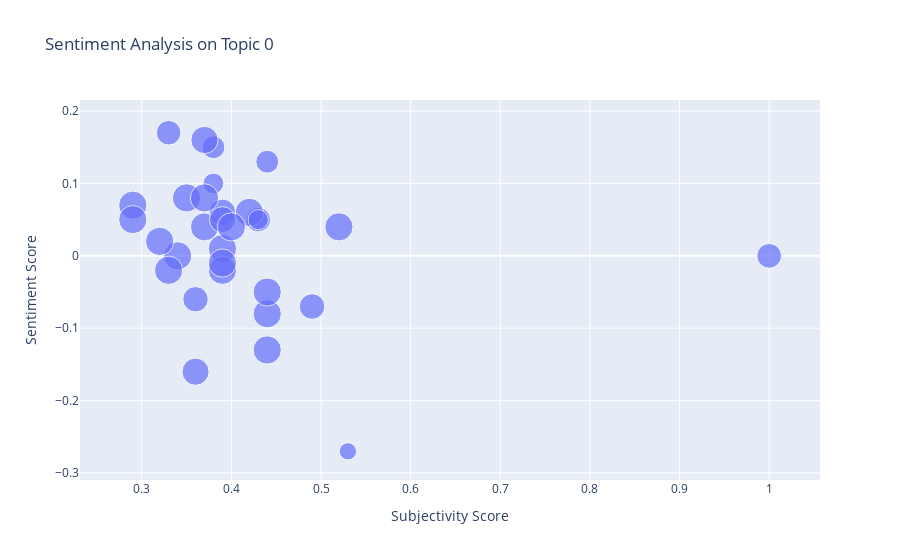
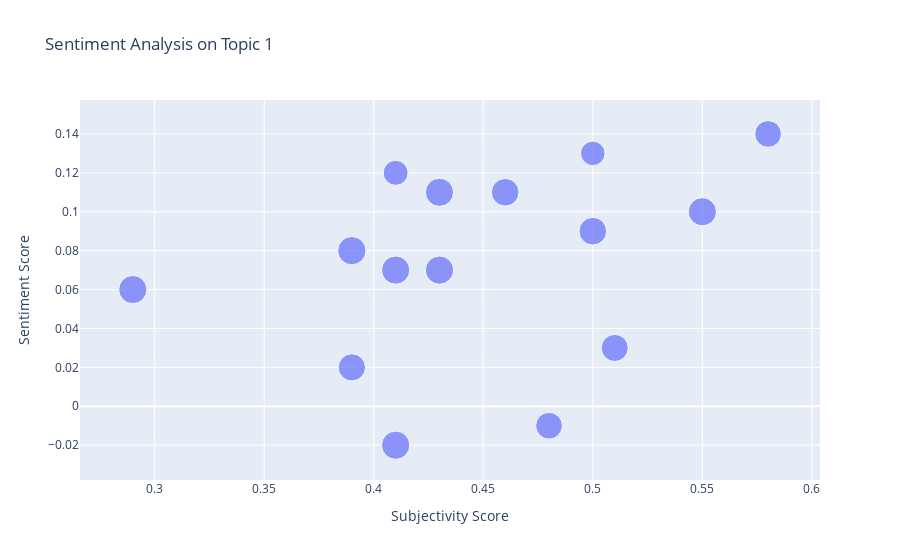

Notebook cell for these charts, in order:
### Markdown cell above
Will iterate through our list_of_topics_to_visualize and will make a graph for each topic number in that list.

### Code cell
# Using our list_of_topics_to_visualize list in the customizable settings, 
# produce a graph for each topic
for topic_id in list_of_topics_to_visualize:
    if topic_id <= len(lda_model.print_topics()):
        visualize_single_topic_subjectivity_vs_sentiment(df, topic_id)
        visualize_topic_word_cloud(lda_model, topic_id)
    else:
        print("Error, topic_id not availible")

### Figure 1 — Plotly figure (JSON) as saved in the notebook; plotly's stock layout.template omitted (floating-point values rounded to 4 significant figures)
{"data": [{"hovertemplate": "<b>%{hovertext}</b><br><br>Subjectivity Score=%{x}<br>Sentiment Score=%{y}<br>Main Topic Score=%{marker.size}<extra></extra>", "hovertext": ["bismarcktribune.com", "ugnews24.info", "www.latimes.com", "lakegenevanews.net", "www.diariodenavarra.es", "l.smartnews.com", "www.nbcnews.com", "www.cnn.com", "twitchy.com", "news.yahoo.com", "altanto.com.do", "rollingstone.com", "www.dailymail.co.uk", "www.msnbc.com", "l.smartnews.com", "people.com", "www.thenewcivilrightsmovement.com", "meaww.com", "www.whas11.com", "ift.tt", "ca.news.yahoo.com", "www.theepochtimes.com", "nbcnews.to", "www.courttv.com", "www.newsmax.com", "www.kosu.org", "flip.it", "www.independent.co.uk", "www.theepochtimes.com", "buff.ly", "www.newsnationnow.com"], "legendgroup": "", "marker": {"color": "#636efa", "size": [0.99, 0.8786, 0.7541, 0.9948, 0.754, 0.5373, 0.8067, 0.9945, 0.6538, 0.9221, 0.7637, 0.9974, 0.9988, 0.8179, 0.9972, 0.9946, 0.9959, 0.932, 0.654, 0.9931, 0.9957, 0.997, 0.9963, 0.9951, 0.3742, 0.9958, 0.8467, 0.9939, 0.5101, 0.9978, 0.9944], "sizemode": "area", "sizeref": 0.002497, "symbol": "circle"}, "mode": "markers", "name": "", "orientation": "v", "showlegend": false, "type": "scatter", "x": [0.37, 0.39, 0.43, 0.29, 0.33, 0.38, 0.36, 0.52, 0.38, 0.36, 1, 0.39, 0.35, 0.49, 0.44, 0.34, 0.39, 0.37, 0.44, 0.29, 0.42, 0.33, 0.39, 0.44, 0.53, 0.32, 0.39, 0.44, 0.43, 0.37, 0.4], "xaxis": "x", "y": [0.04, 0.06, 0.05, 0.07, 0.17, 0.1, -0.06, 0.04, 0.15, -0.16, 0, 0.01, 0.08, -0.07, -0.13, 0, -0.02, 0.16, 0.13, 0.05, 0.06, -0.02, -0.01, -0.08, -0.27, 0.02, 0.05, -0.05, 0.05, 0.08, 0.04], "yaxis": "y"}], "layout": {"legend": {"itemsizing": "constant", "tracegroupgap": 0}, "title": {"text": "Sentiment Analysis on Topic 0"}, "xaxis": {"anchor": "y", "domain": [0, 1], "title": {"text": "Subjectivity Score"}}, "yaxis": {"anchor": "x", "domain": [0, 1], "title": {"text": "Sentiment Score"}}}}

### Figure 2 — Plotly figure (JSON) as saved in the notebook; plotly's stock layout.template omitted (floating-point values rounded to 4 significant figures)
{"data": [{"hovertemplate": "<b>%{hovertext}</b><br><br>Subjectivity Score=%{x}<br>Sentiment Score=%{y}<br>Main Topic Score=%{marker.size}<extra></extra>", "hovertext": ["dlvr.it", "soundcloud.com", "prada.substack.com", "greenwald.substack.com", "wapo.st", "www.nbcnews.com", "trib.al", "punchbowl.news", "www.politico.com", "go.shr.lc", "tinyurl.com", "www.cbsnews.com", "link.springer.com", "www.foxnews.com", "ijr.com"], "legendgroup": "", "marker": {"color": "#636efa", "size": [0.9303, 0.8914, 0.9562, 0.9888, 0.7552, 0.9985, 0.8956, 0.9951, 0.9992, 0.958, 0.917, 0.9963, 0.9994, 0.9942, 0.7814], "sizemode": "area", "sizeref": 0.002499, "symbol": "circle"}, "mode": "markers", "name": "", "orientation": "v", "showlegend": false, "type": "scatter", "x": [0.39, 0.58, 0.46, 0.43, 0.5, 0.41, 0.48, 0.41, 0.43, 0.5, 0.51, 0.29, 0.39, 0.55, 0.41], "xaxis": "x", "y": [0.02, 0.14, 0.11, 0.11, 0.13, -0.02, -0.01, 0.07, 0.07, 0.09, 0.03, 0.06, 0.08, 0.1, 0.12], "yaxis": "y"}], "layout": {"legend": {"itemsizing": "constant", "tracegroupgap": 0}, "title": {"text": "Sentiment Analysis on Topic 1"}, "xaxis": {"anchor": "y", "domain": [0, 1], "title": {"text": "Subjectivity Score"}}, "yaxis": {"anchor": "x", "domain": [0, 1], "title": {"text": "Sentiment Score"}}}}
